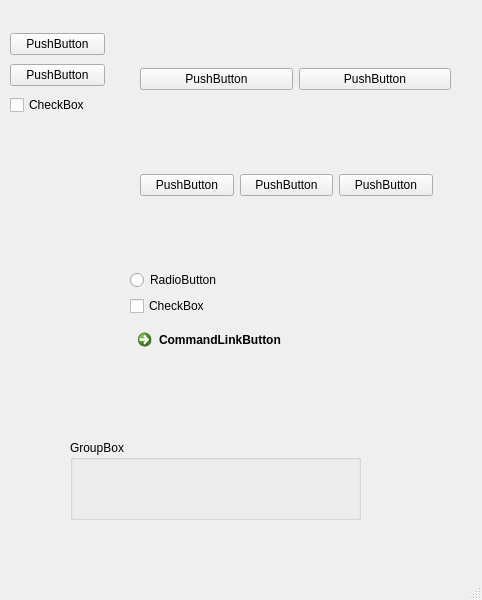
<?xml version="1.0" encoding="UTF-8"?>
<ui version="4.0">
 <class>MainWindow</class>
 <widget class="QMainWindow" name="MainWindow">
  <property name="geometry">
   <rect>
    <x>0</x>
    <y>0</y>
    <width>482</width>
    <height>600</height>
   </rect>
  </property>
  <property name="windowTitle">
   <string>MainWindow</string>
  </property>
  <widget class="QWidget" name="centralwidget">
   <widget class="QWidget" name="verticalLayoutWidget">
    <property name="geometry">
     <rect>
      <x>10</x>
      <y>30</y>
      <width>95</width>
      <height>90</height>
     </rect>
    </property>
    <layout class="QVBoxLayout" name="verticalLayout">
     <item>
      <widget class="QPushButton" name="pushButton">
       <property name="text">
        <string>PushButton</string>
       </property>
      </widget>
     </item>
     <item>
      <widget class="QPushButton" name="pushButton_2">
       <property name="text">
        <string>PushButton</string>
       </property>
      </widget>
     </item>
     <item>
      <widget class="QCheckBox" name="checkBox">
       <property name="text">
        <string>CheckBox</string>
       </property>
      </widget>
     </item>
    </layout>
   </widget>
   <widget class="QWidget" name="horizontalLayoutWidget">
    <property name="geometry">
     <rect>
      <x>140</x>
      <y>39</y>
      <width>311</width>
      <height>81</height>
     </rect>
    </property>
    <layout class="QHBoxLayout" name="horizontalLayout">
     <item>
      <widget class="QPushButton" name="pushButton_3">
       <property name="text">
        <string>PushButton</string>
       </property>
      </widget>
     </item>
     <item>
      <widget class="QPushButton" name="pushButton_4">
       <property name="text">
        <string>PushButton</string>
       </property>
      </widget>
     </item>
    </layout>
   </widget>
   <widget class="QGroupBox" name="groupBox">
    <property name="geometry">
     <rect>
      <x>70</x>
      <y>440</y>
      <width>291</width>
      <height>80</height>
     </rect>
    </property>
    <property name="title">
     <string>GroupBox</string>
    </property>
   </widget>
   <widget class="QWidget" name="">
    <property name="geometry">
     <rect>
      <x>140</x>
      <y>170</y>
      <width>293</width>
      <height>30</height>
     </rect>
    </property>
    <layout class="QHBoxLayout" name="horizontalLayout_2">
     <item>
      <widget class="QPushButton" name="pushButton_7">
       <property name="text">
        <string>PushButton</string>
       </property>
      </widget>
     </item>
     <item>
      <widget class="QPushButton" name="pushButton_5">
       <property name="text">
        <string>PushButton</string>
       </property>
      </widget>
     </item>
     <item>
      <widget class="QPushButton" name="pushButton_6">
       <property name="text">
        <string>PushButton</string>
       </property>
      </widget>
     </item>
    </layout>
   </widget>
   <widget class="QWidget" name="">
    <property name="geometry">
     <rect>
      <x>130</x>
      <y>270</y>
      <width>224</width>
      <height>102</height>
     </rect>
    </property>
    <layout class="QVBoxLayout" name="verticalLayout_2">
     <item>
      <widget class="QRadioButton" name="radioButton">
       <property name="text">
        <string>RadioButton</string>
       </property>
      </widget>
     </item>
     <item>
      <widget class="QCheckBox" name="checkBox_2">
       <property name="text">
        <string>CheckBox</string>
       </property>
      </widget>
     </item>
     <item>
      <widget class="QCommandLinkButton" name="commandLinkButton">
       <property name="text">
        <string>CommandLinkButton</string>
       </property>
      </widget>
     </item>
    </layout>
   </widget>
  </widget>
  <widget class="QMenuBar" name="menubar">
   <property name="geometry">
    <rect>
     <x>0</x>
     <y>0</y>
     <width>482</width>
     <height>26</height>
    </rect>
   </property>
  </widget>
  <widget class="QStatusBar" name="statusbar"/>
 </widget>
 <resources/>
 <connections/>
</ui>
